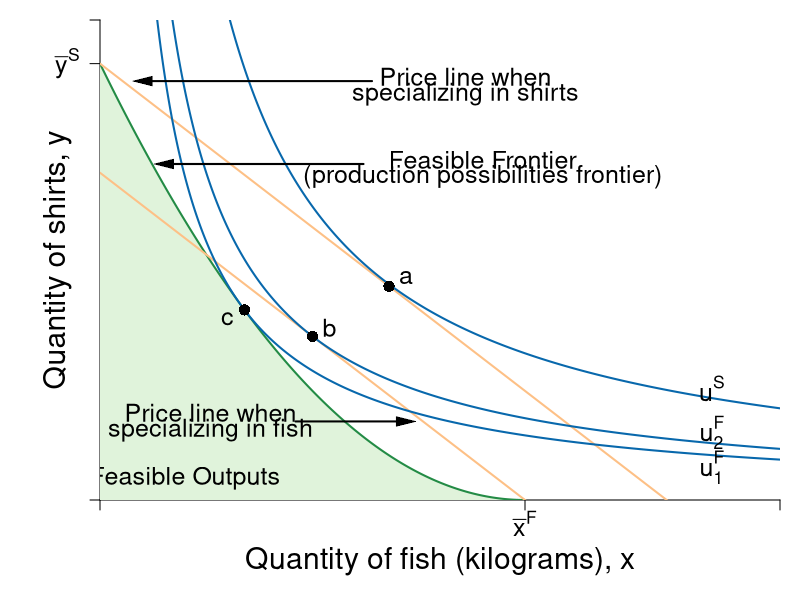

Source code (R):
#Graph Designer: Simon Halliday + Scott Cohn
#Authors: Bowles and Halliday
#Title: Coordination, Conflict and Competition: A Text in Microeconomics

require(shape)
pdf(file = "specprodexch/ppf_eos_indiff_poverty_trap.pdf", width = 9, height = 9)

#Set parameters for graphics
pointsize <- 1.8
axislabelsize <- 1.8
labelsize <- 1.5
namesize <- 1.8
annotatesize <- 1.5
graphlinewidth <- 2
segmentlinewidth <- 1.5

COL <- c("#7fc97f", "#beaed4", "#fdc086", "#ffff99", "#386cb0", "#f0027f", "#bf5b17", "#666666")
COLA <- c("#e0f3db", "#99d8c9","#66c2a4","#41ae76", "#238b45", "#005824")
COLB <- c("#4eb3d3", "#2b8cbe", "#0868ac","#084081")

#Edited the margins to cater for the larger LHS labels
par(mar =  c(5, 5, 1, 1))


ppf <- function(fish, k = 10/25, alpha = 2, maxfish = 5) {
  k * (fish - maxfish)^alpha 
}


uFn <- function(x, y, alpha = 0.5){
  (x^alpha)*(y^(1-alpha))
}

budgetExchange <- function(x, yintercept = 12, slope = 1){
  yintercept - slope * x
}

xlims <- c(0, 8)
ylims <- c(0, 11)

npts <- 501 
x <- seq(xlims[1], xlims[2], length.out = npts)
y <- seq(ylims[1], ylims[2], length.out = npts) 
a <- c(uFn(1.7, ppf(1.7)), sqrt(9.375), 4.1)

plot(0, 0, xlim = xlims, ylim = ylims, type = "n",
     xlab = expression(paste("")),
     ylab = expression(paste("")), 
     xaxt = "n", 
     yaxt = "n", 
     cex.lab = axislabelsize, 
     bty = "n", 
     xaxs = "i", 
     yaxs = "i"
)

# ticksy <- seq(from = 0, to = ylims[2], by = 1)
# ylabels <- seq(from = 0, to = ylims[2], by = 1)
# ticksx <- seq(from = 0, to = xlims[2], by = 1)
# xlabels <- seq(from = 0, to = xlims[2], by = 1)
ticksy <- c(ylims[1], 10, ylims[2])
ylabels <- c(NA, expression(paste(bar(y)^S)) , NA)
ticksx <- c(xlims[1], 5,  xlims[2])
xlabels <- c(NA, expression(paste(bar(x)^F)), NA)


axis(1, at = ticksx, pos = 0, labels = xlabels, cex.axis = labelsize)
axis(2, at = ticksy, pos = 0, labels = ylabels, las = 1, cex.axis = labelsize)

npts <- 500 
xx1 <- seq(0, 5, length.out = npts)
xx2 <- seq(0, xlims[2], length.out = npts)
xx3 <- seq(xlims[1], 0, length.out = npts)
xx4 <- seq(-11, 0, length.out = npts)

#Draw the polygon for shading the feasible set
xpoly1 <- seq(from = 0, to = 5, length.out = 500)
ypoly1 <- ppf(xpoly1, k = 10/25, alpha = 2, maxfish = 5)
polygon(x = c(xpoly1, rev(xpoly1[1])), y = c(ypoly1, rev(ypoly1)[1]), col = COLA[1], density = NULL, border = NA)

#Draw the graphs
lines(xx1, ppf(xx1, k = 10/25, alpha = 2, maxfish = 5), col = COLA[5], lwd = graphlinewidth)
lines(xx2, budgetExchange(xx2,  yintercept = 10, slope = 1.5), col = COL[3], lwd = graphlinewidth)
lines(xx2, budgetExchange(xx2,  yintercept = 7.5, slope = 1.5), col = COL[3], lwd = graphlinewidth)

#Label axes
mtext(expression(paste("Quantity of fish (kilograms), ", x)), side = 1, line = 3, cex = axislabelsize)
text(-0.5, 0.5*ylims[2], expression(paste("Quantity of shirts, ", y)), xpd = TRUE, cex = axislabelsize, srt = 90) 


contour(x, y, 
        outer(x, y, uFn),
        drawlabels = FALSE,
        col = COLB[3],
        lwd = graphlinewidth,
        levels = a, 
        xaxs="i", 
        yaxs="i", 
        add = TRUE)

#Label the indifference curves
text(7.2, 2.55, expression(u^S), cex = labelsize)
text(7.2, 1.55, expression(u[2]^F), cex = labelsize)
text(7.2, 0.75, expression(u[1]^F), cex = labelsize)

#Label points A and B
text(3.4 + 0.2, budgetExchange(3.4,  yintercept = 10, slope = 1.5) +.2, expression(a), cex = labelsize)
points(3.4, budgetExchange(3.4,  yintercept = 10, slope = 1.5), pch = 16, col = "black", cex = 1.5)
points(2.5,3.75, pch = 16, col = "black", cex = 1.5)
text(2.7, 3.95, expression(b), cex = labelsize)

points(1.7, ppf(1.7), pch = 16, col = "black", cex = 1.5)
text(1.7 - 0.2, ppf(1.7) - 0.2, expression(c), cex = labelsize)

#Label the feasible frontier
text(4.5, 7.8, expression("Feasible Frontier"), cex = labelsize )
text(4.5, 7.4, expression("(production possibilities frontier)"), cex = labelsize)
Arrows(3.1, 7.7, 0.75, 7.7, col = "black", lty = 1, lwd = 2, arr.type = "triangle", arr.lwd = 0.5)

# Label feasible outputs
text(1, 0.5, expression("Feasible Outputs"), cex = labelsize )

#Label the exchange constraints
text(4.3, 9.7, expression("Price line when"), cex = labelsize)
text(4.3, 9.3, expression("specializing in shirts"), cex = labelsize)
Arrows(3.2, 9.6, 0.5, 9.6, col = "black", lty = 1, lwd = 2, arr.type = "triangle", arr.lwd = 0.5)


text(1.3, 2, expression("Price line when"), cex = labelsize)
text(1.3, 1.6, expression("specializing in fish"), cex = labelsize)
Arrows(2.3, 1.8, 3.6, 1.8, col = "black", lty = 1, lwd = 2, arr.type = "triangle", arr.lwd = 0.5)

#Label mrt = mrs
# text(5.5, 4.5, expression(paste(mrs(x,y) == mrt(x,y))), cex = labelsize)
# Arrows(4.5, 4.5, 1.9, 4.5, col = "black", lty = 1, lwd = 2, arr.type = "triangle", arr.lwd = 0.5)


dev.off()
